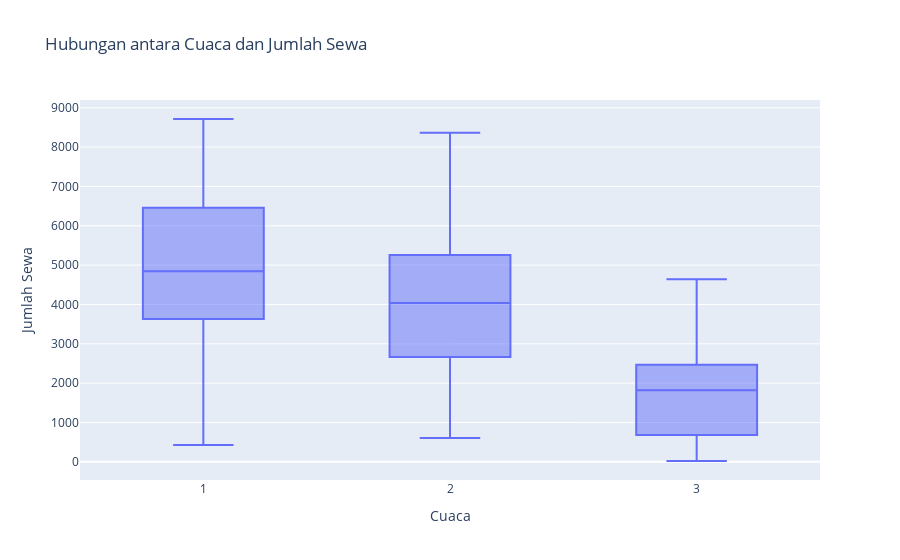

Notebook source saved alongside this figure:
### Markdown cell above
### Hubungan antara cuaca dan jumlah sewa

### Code cell
fig = px.box(day, x='weathersit', y='cnt', title='Hubungan antara Cuaca dan Jumlah Sewa')
fig.update_xaxes(title_text='Cuaca')
fig.update_yaxes(title_text='Jumlah Sewa')
fig.show()

### Figure 1 — Plotly figure (JSON) as saved in the notebook; plotly's stock layout.template omitted (floating-point values rounded to 4 significant figures; data arrays with more than 128 entries replaced by an {"elided": "..."} marker saying what was removed)
{"data": [{"alignmentgroup": "True", "hovertemplate": "weathersit=%{x}<br>cnt=%{y}<extra></extra>", "legendgroup": "", "marker": {"color": "#636efa"}, "name": "", "notched": false, "offsetgroup": "", "orientation": "v", "showlegend": false, "type": "box", "x": {"elided": "731 int values"}, "x0": " ", "xaxis": "x", "y": {"elided": "731 int values"}, "y0": " ", "yaxis": "y"}], "layout": {"boxmode": "group", "legend": {"tracegroupgap": 0}, "title": {"text": "Hubungan antara Cuaca dan Jumlah Sewa"}, "xaxis": {"anchor": "y", "domain": [0, 1], "title": {"text": "Cuaca"}}, "yaxis": {"anchor": "x", "domain": [0, 1], "title": {"text": "Jumlah Sewa"}}}}
